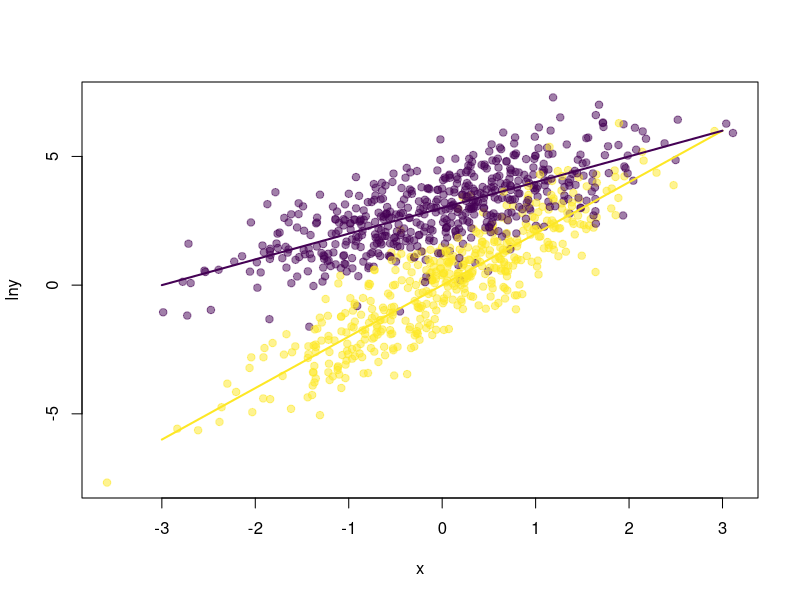
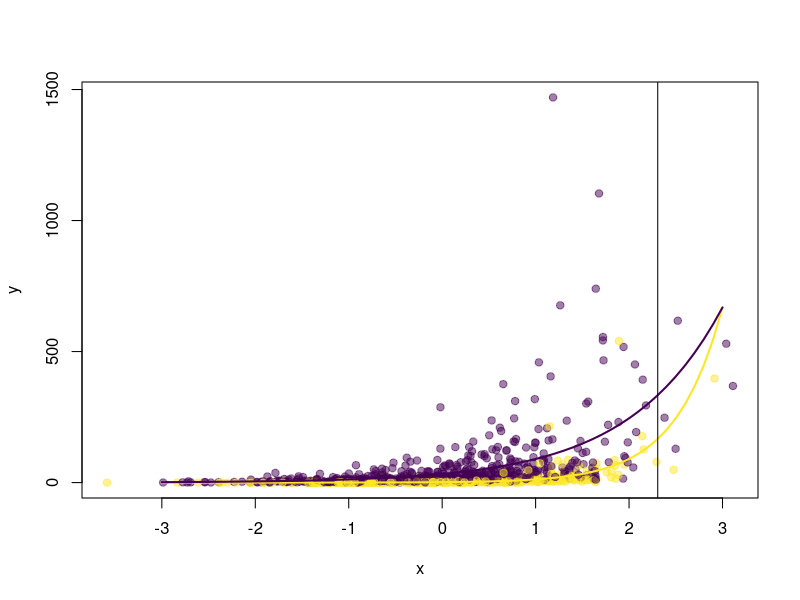
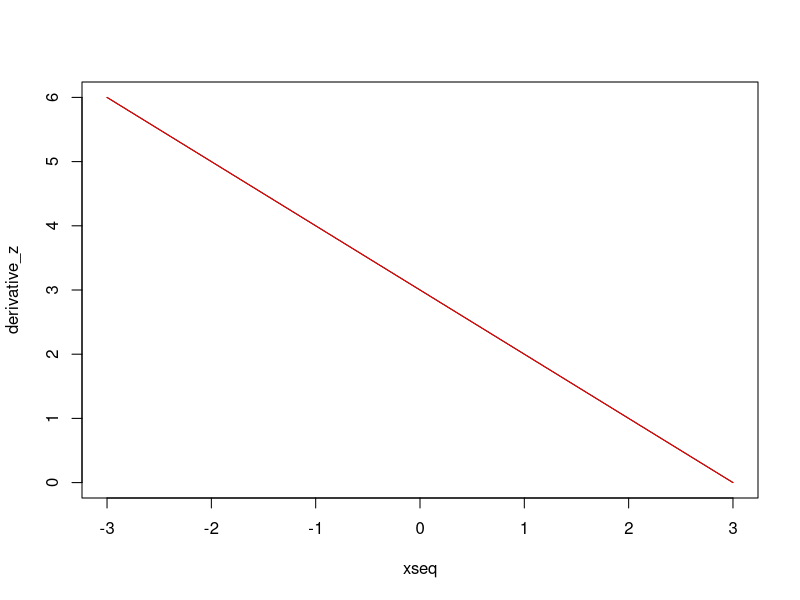
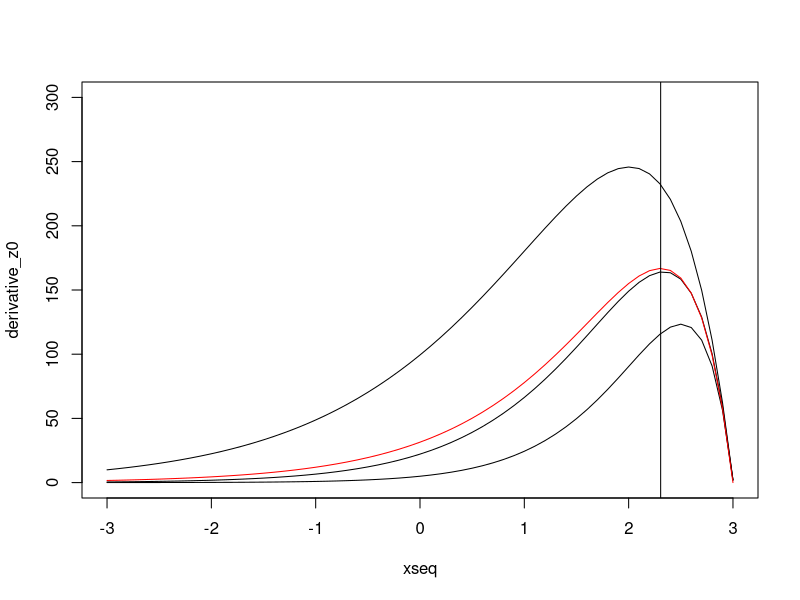
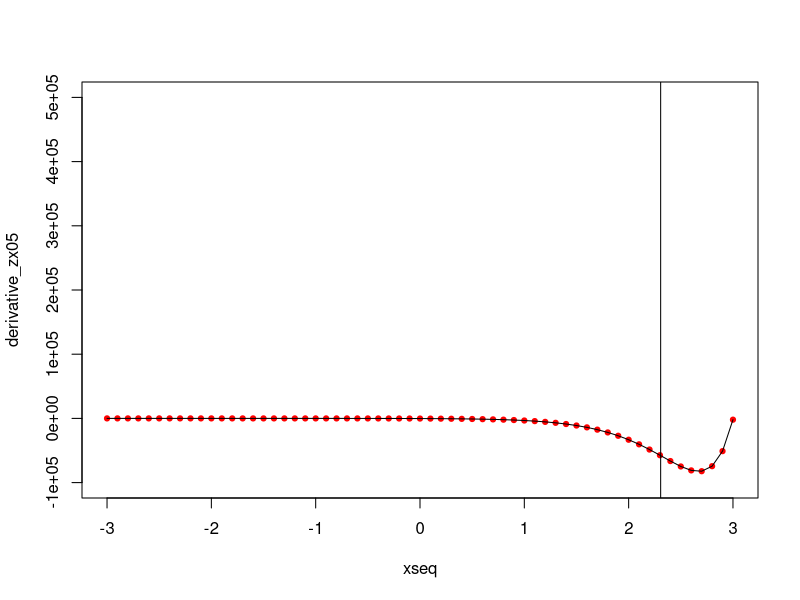
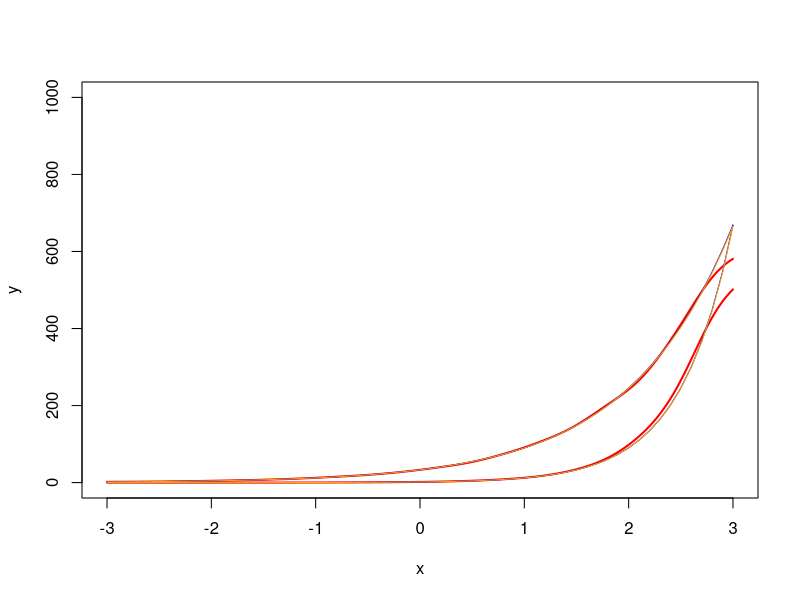
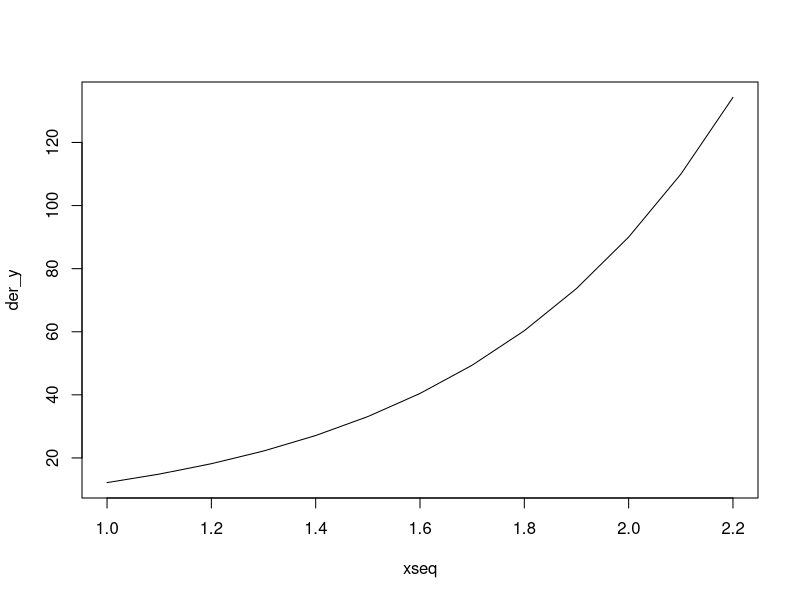

Source code (R) for these figures, in order:

library(viridis)

b0 <- 0
b1 <- 2
b2 <- 3
b3 <- -1
beta <- c(b0, b1, b2, b3)

n <- 1000

x <- rnorm(n, 0, 1)
#x <- runif(n, -3, 3)
z <- rbinom(n, 1, 0.5)

X <- cbind(1, x, z, x*z)

sigma2 <- 1 
lny <- X %*% beta + rnorm(n, 0, sqrt(sigma2))

y <- exp(lny)


plot(x, lny,
     col = ifelse(z == 1,
                  viridis(2, 0.5)[1],
                  viridis(2, 0.5)[2]),
     pch = 19)
xseq <- seq(-3, 3, 0.1)
y_pred_0 <- (b0 + b1*xseq) 
y_pred_1 <- (b0 + b1*xseq + b2*1 + b3*1*xseq)

lines(xseq, y_pred_0, 
      col = viridis(2, 1)[2],
      lwd = 2)
lines(xseq, y_pred_1, 
      col = viridis(2, 1)[1],
      lwd = 2)


plot(x, y,
     col = ifelse(z == 1,
                  viridis(2, 0.5)[1],
                  viridis(2, 0.5)[2]),
     pch = 19)

# andy's approach
t <- (1 / (b1+b3)) - (b2/b3)
t <- (log(b1) - log(b1+b3) - b2) / b3



# E(y)
var_exp <- (sigma2 / (n * sum(x^2) - sum(x)^2)) * 
  (sum(x^2) - 2*xseq * sum(x) + xseq^2*n)


xseq <- seq(-3, 3, 0.1)
y_pred_0 <- exp(b0 + b1*xseq) * exp(sigma2/2) * exp(var_exp/2)
y_pred_1 <- exp(b0 + b1*xseq + b2*1 + b3*1*xseq) * exp(sigma2/2) * exp(var_exp/2)

y_pred_0 <- exp(b0 + b1*xseq + sigma2/2 + var_exp/2)
y_pred_1 <- exp(b0 + b1*xseq + b2*1 + b3*1*xseq + sigma2/2 + var_exp/2)


lines(xseq, y_pred_0, 
      col = viridis(2, 1)[2],
      lwd = 2)
lines(xseq, y_pred_1, 
      col = viridis(2, 1)[1],
      lwd = 2)
abline(v = t)



# derivative with respect to z (equivalent to first difference) (log-scale)
xseq <- seq(-3, 3, 0.1)
y_pred_0 <- b0 + b1*xseq + b2*0 + b3*0*xseq
y_pred_1 <- b0 + b1*xseq + b2*1 + b3*1*xseq

derivative_z <- b2 + b3*xseq

plot(xseq, derivative_z,
     type = "l")
lines(x = xseq, 
      y = y_pred_1 - y_pred_0, 
      type = "l", col = "red")

# derivative with respect to z (equivalent to first difference)
xseq <- seq(-3, 3, 0.1)

a <- sigma2 / (n * sum(x^2) - sum(x)^2)
sigma2_sampl <- a * (sum(x^2) - 2*xseq * sum(x) + xseq^2*n)

y_pred_0 <- exp(b0 + b1*xseq + b2*0 + b3*0*xseq + sigma2/2 + sigma2_sampl/2)
y_pred_1 <- exp(b0 + b1*xseq + b2*1 + b3*1*xseq + sigma2/2 + sigma2_sampl/2)

derivative_z <- exp(b0 + b1*xseq + b2*0 + b3*0*xseq + sigma2/2 + sigma2_sampl/2) *
  (b2 + b3*xseq + 
     (a * (2*n*xseq - 2*sum(x)) / 2))

derivative_z0 <- exp(b0 + b1*xseq + b2*0 + b3*0*xseq + sigma2/2 + sigma2_sampl/2) *
  (b2 + b3*xseq + 
     (a * (n*xseq - sum(x))))
derivative_z1 <- exp(b0 + b1*xseq + b2*1 + b3*1*xseq + sigma2/2 + sigma2_sampl/2) *
  (b2 + b3*xseq + 
     (a * (n*xseq - sum(x))))
derivative_z05 <- exp(b0 + b1*xseq + b2*0.5 + b3*0.5*xseq + sigma2/2 + sigma2_sampl/2) *
  (b2 + b3*xseq + 
     (a * (n*xseq - sum(x))))


plot(xseq, derivative_z0,
     type = "l",
     ylim = c(0, 300))
lines(xseq, derivative_z1,
     type = "l")
lines(xseq, derivative_z05,
      type = "l")
lines(x = xseq, 
      y = y_pred_1 - y_pred_0, 
      type = "l", col = "red")
t <- (1 / (b1+b3)) - (b2/b3)
t <- (log(b1) - log(b1+b3) - b2) / b3
abline(v = t)








# derivative with respect to z and x (equivalent to b3)
derivative_zx0 <- 
  exp(b0 + b1*xseq + b2*0 + b3*0*xseq + sigma2/2 + sigma2_sampl/2) * 
  (b3*0 + b1) * (b2 + b3*xseq + a*(n*xseq - sum(x))) *
  exp(b0 + b1*xseq + b2*0 + b3*0*xseq + sigma2/2 + sigma2_sampl/2) *
  (b3 + a*n)

derivative_zx1 <- 
  exp(b0 + b1*xseq + b2*1 + b3*1*xseq + sigma2/2 + sigma2_sampl/2) * 
  (b3*1 + b1) * (b2 + b3*xseq + a*(n*xseq - sum(x))) *
  exp(b0 + b1*xseq + b2*1 + b3*1*xseq + sigma2/2 + sigma2_sampl/2) *
  (b3 + a*n)

derivative_zx05 <- 
  exp(b0 + b1*xseq + b2*0.5 + b3*0.5*xseq + sigma2/2 + sigma2_sampl/2) * 
  (b3*0.5 + b1) * (b2 + b3*xseq + a*(n*xseq - sum(x))) *
  exp(b0 + b1*xseq + b2*0.5 + b3*0.5*xseq + sigma2/2 + sigma2_sampl/2) *
  (b3 + a*n)


plot(xseq, derivative_zx05,
     type = "p",
     pch = 19,
     cex = 0.7,
     ylim = c(-100000,500000),
     xlim = c(-3,3),
     col = ifelse(derivative_zx0 < 0, "red", "blue"))
lines(xseq, derivative_zx05)

t <- (1 / (b1+b3)) - (b2/b3)
t <- (log(b1) - log(b1+b3) - b2) / b3
abline(v = t)




b0 <- 0
b1 <- 2
b2 <- 3
b3 <- -1
beta <- c(b0, b1, b2, b3)
n <- 100000

#x <- rnorm(n, 0, 1)
x <- runif(n, -3, 3)
z <- rbinom(n, 1, 0.5)

X <- cbind(1, x, z, x*z)

sigma2 <- 1 
lny <- X %*% beta + rnorm(n, 0, sqrt(sigma2))

y <- exp(lny)

plot(x = x,
     y = y,
     type = "n",
     ylim = c(0,1000))
lines(ksmooth(x = x[z == 0],
              y = y[z == 0],
              "normal",
              bandwidth = 0.5),
      col = "red", lwd = 2)
lines(ksmooth(x = x[z == 1],
              y = y[z == 1],
              "normal",
              bandwidth = 0.5),
      col = "red", lwd = 2)
lines(xseq, 
      y_pred_0, type = "l", col = "blue")

lines(xseq, 
      y_pred_1, type = "l", col = "blue")


y_pred_01 <- exp(b0 + b1*xseq + b2*0 + b3*0*xseq + sigma2/2)
y_pred_11 <- exp(b0 + b1*xseq + b2*1 + b3*1*xseq + sigma2/2)
lines(xseq, 
      y_pred_01, type = "l", col = "orange")

lines(xseq, 
      y_pred_11, type = "l", col = "orange")




der_logy <- b3
xseq <- seq(1, 2.2, 0.1)
der_y <- exp(b0 + b1*xseq + b2*0 + b3*0*xseq + sigma2/2)*(b3*0 + b1) +
  exp(b0 + b1*xseq + b2*0 + b3*0*xseq + sigma2/2)*b3

plot(xseq, der_y, type = "l")
abline(h = der_logy)






